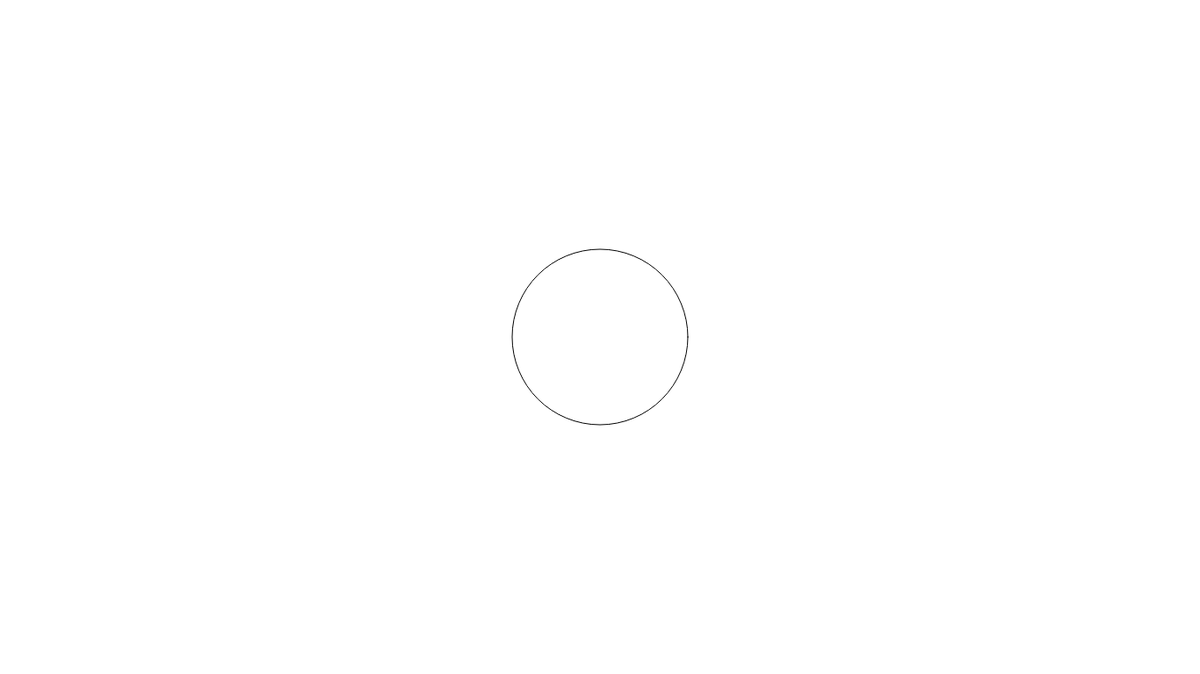
Frame 1 (no input)
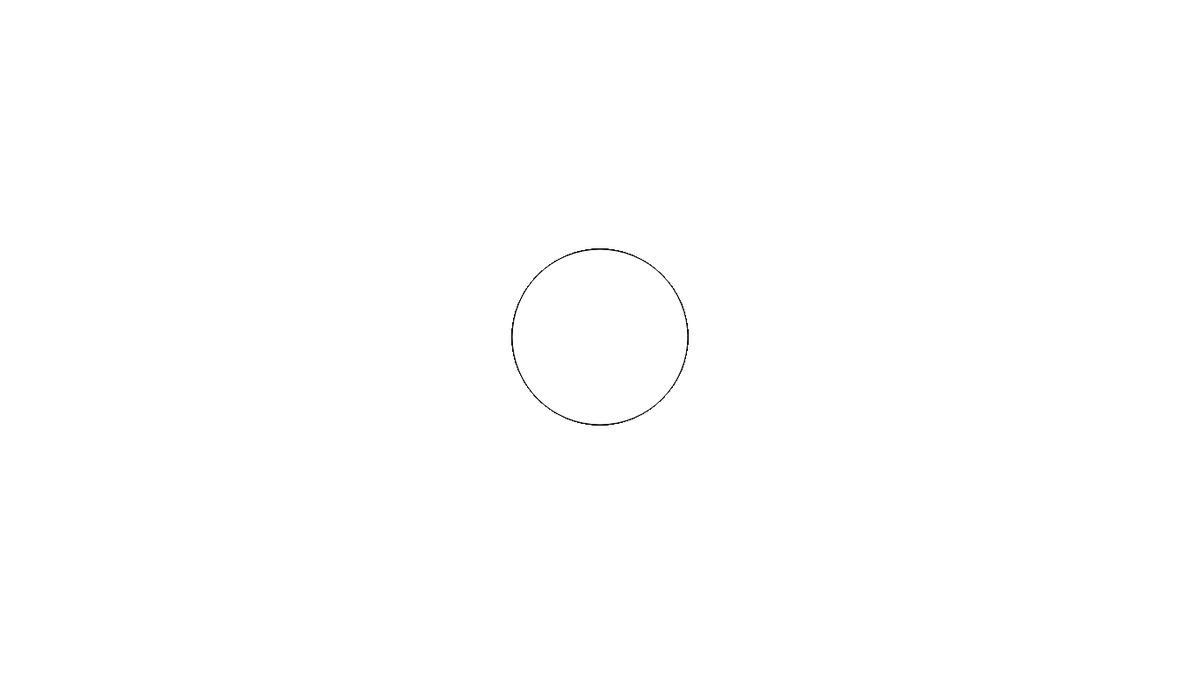
Frame 60 (no input)
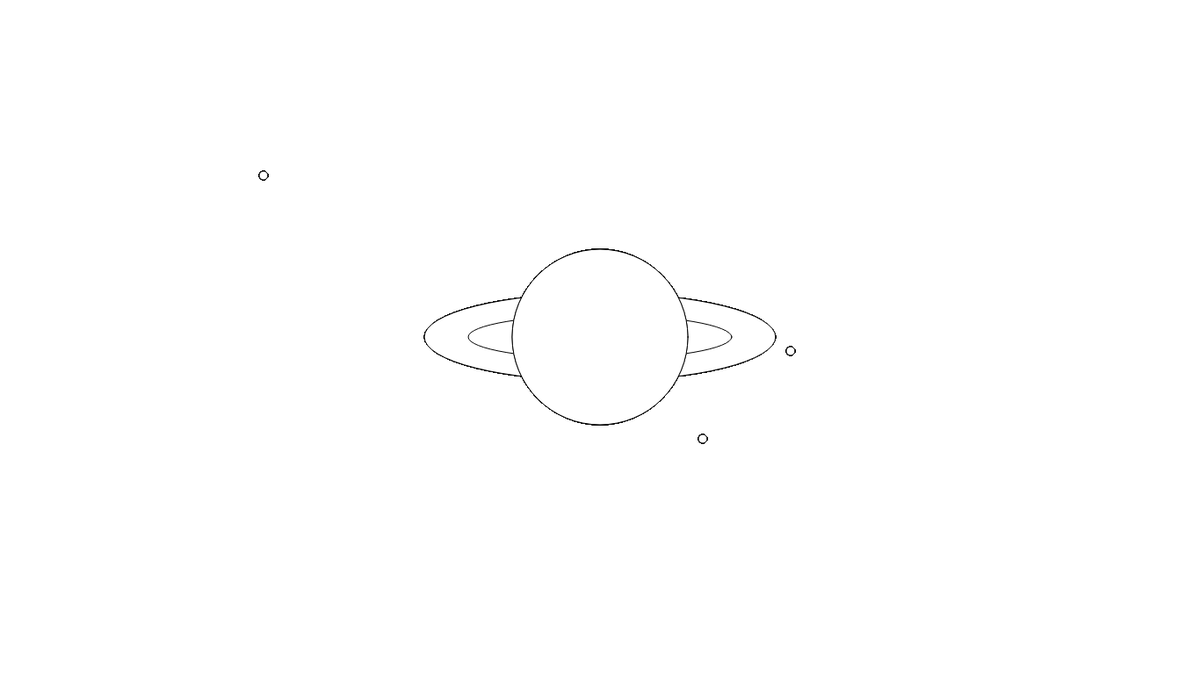
Frame 120 (the mouse pressed at the canvas centre since frame 60)

The p5.js sketch that drew these frames (run headless with seeded random() and noise() and a simulated clock; from frame 60 on, the mouse is pressed at the canvas centre):

// p5.js sketch
// ── sketch.js
function setup() {
  createCanvas(1366, 768)
}

function draw() {
if (mouseIsPressed) {  
  ellipse (683, 384, 400, 100, 30, 0, 360, false);
  ellipse (683, 384, 300, 50, 30, 0, 360, false);
  ellipse (900, 400, 10, 10);
  ellipse (300, 200, 10, 10);
  ellipse (800, 500, 10, 10);
  ellipse (683, 384, 200, 200);
}
  ellipse (683, 384, 200, 200)
}
